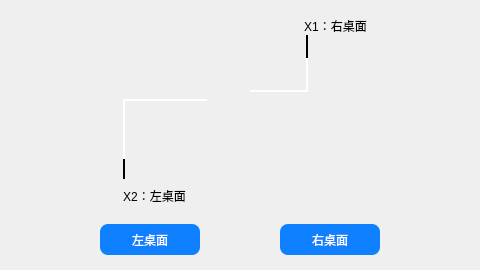
<?xml version="1.0" encoding="UTF-8"?>
<ui version="4.0">
 <class>MDT</class>
 <widget class="QWidget" name="MDT">
  <property name="geometry">
   <rect>
    <x>0</x>
    <y>0</y>
    <width>480</width>
    <height>270</height>
   </rect>
  </property>
  <property name="minimumSize">
   <size>
    <width>480</width>
    <height>270</height>
   </size>
  </property>
  <property name="maximumSize">
   <size>
    <width>480</width>
    <height>270</height>
   </size>
  </property>
  <property name="windowTitle">
   <string>MDT</string>
  </property>
  <widget class="QLabel" name="Mouse">
   <property name="geometry">
    <rect>
     <x>40</x>
     <y>-10</y>
     <width>381</width>
     <height>231</height>
    </rect>
   </property>
   <property name="styleSheet">
    <string notr="true">image: url(:/image/mouse.png);</string>
   </property>
   <property name="text">
    <string/>
   </property>
  </widget>
  <widget class="QLabel" name="X1">
   <property name="geometry">
    <rect>
     <x>280</x>
     <y>0</y>
     <width>111</width>
     <height>51</height>
    </rect>
   </property>
   <property name="styleSheet">
    <string notr="true">font: 15pt &quot;PingFang SC&quot;;</string>
   </property>
   <property name="text">
    <string>X1：右桌面</string>
   </property>
   <property name="alignment">
    <set>Qt::AlignCenter</set>
   </property>
  </widget>
  <widget class="QLabel" name="X2">
   <property name="geometry">
    <rect>
     <x>94</x>
     <y>170</y>
     <width>121</width>
     <height>51</height>
    </rect>
   </property>
   <property name="styleSheet">
    <string notr="true">font: 15pt &quot;PingFang SC&quot;;</string>
   </property>
   <property name="text">
    <string>X2：左桌面</string>
   </property>
   <property name="alignment">
    <set>Qt::AlignCenter</set>
   </property>
  </widget>
  <widget class="QLabel" name="Line3">
   <property name="geometry">
    <rect>
     <x>250</x>
     <y>90</y>
     <width>57</width>
     <height>2</height>
    </rect>
   </property>
   <property name="styleSheet">
    <string notr="true">background-color: rgb(255, 255, 255);</string>
   </property>
   <property name="text">
    <string/>
   </property>
  </widget>
  <widget class="QLabel" name="Line4">
   <property name="geometry">
    <rect>
     <x>306</x>
     <y>35</y>
     <width>2</width>
     <height>57</height>
    </rect>
   </property>
   <property name="styleSheet">
    <string notr="true">background-color: rgb(255, 255, 255);</string>
   </property>
   <property name="text">
    <string/>
   </property>
  </widget>
  <widget class="QLabel" name="Line5">
   <property name="geometry">
    <rect>
     <x>123</x>
     <y>99</y>
     <width>84</width>
     <height>2</height>
    </rect>
   </property>
   <property name="styleSheet">
    <string notr="true">background-color: rgb(255, 255, 255);</string>
   </property>
   <property name="text">
    <string/>
   </property>
  </widget>
  <widget class="QLabel" name="Line6">
   <property name="geometry">
    <rect>
     <x>123</x>
     <y>100</y>
     <width>2</width>
     <height>75</height>
    </rect>
   </property>
   <property name="styleSheet">
    <string notr="true">background-color: rgb(255, 255, 255);</string>
   </property>
   <property name="text">
    <string/>
   </property>
  </widget>
  <widget class="QLabel" name="Left">
   <property name="geometry">
    <rect>
     <x>100</x>
     <y>224</y>
     <width>100</width>
     <height>31</height>
    </rect>
   </property>
   <property name="styleSheet">
    <string notr="true">QLabel {
    font: 15pt &quot;PingFang SC&quot;;
    border-radius: 8px;
    background-color: rgb(15, 128, 255);
    color: rgb(255, 255, 255);
}
QLabel:hover {
    font: 15pt &quot;PingFang SC&quot;;
    border-radius: 8px;
    background-color: rgb(7, 64, 128);
    color: rgb(255, 255, 255);
}</string>
   </property>
   <property name="text">
    <string>左桌面</string>
   </property>
   <property name="alignment">
    <set>Qt::AlignCenter</set>
   </property>
  </widget>
  <widget class="QLabel" name="Right">
   <property name="geometry">
    <rect>
     <x>280</x>
     <y>224</y>
     <width>100</width>
     <height>31</height>
    </rect>
   </property>
   <property name="styleSheet">
    <string notr="true">QLabel {
    font: 15pt &quot;PingFang SC&quot;;
    border-radius: 8px;
    background-color: rgb(15, 128, 255);
    color: rgb(255, 255, 255);
}
QLabel:hover {
    font: 15pt &quot;PingFang SC&quot;;
    border-radius: 8px;
    background-color: rgb(7, 64, 128);
    color: rgb(255, 255, 255);
}</string>
   </property>
   <property name="text">
    <string>右桌面</string>
   </property>
   <property name="alignment">
    <set>Qt::AlignCenter</set>
   </property>
  </widget>
  <widget class="QLabel" name="Line1">
   <property name="geometry">
    <rect>
     <x>306</x>
     <y>35</y>
     <width>2</width>
     <height>23</height>
    </rect>
   </property>
   <property name="styleSheet">
    <string notr="true">background-color: rgb(0, 0, 0);</string>
   </property>
   <property name="text">
    <string/>
   </property>
  </widget>
  <widget class="QLabel" name="Line2">
   <property name="geometry">
    <rect>
     <x>123</x>
     <y>159</y>
     <width>2</width>
     <height>20</height>
    </rect>
   </property>
   <property name="styleSheet">
    <string notr="true">background-color: rgb(0, 0, 0);</string>
   </property>
   <property name="text">
    <string/>
   </property>
  </widget>
 </widget>
 <resources>
  <include location="res.qrc"/>
 </resources>
 <connections/>
</ui>
